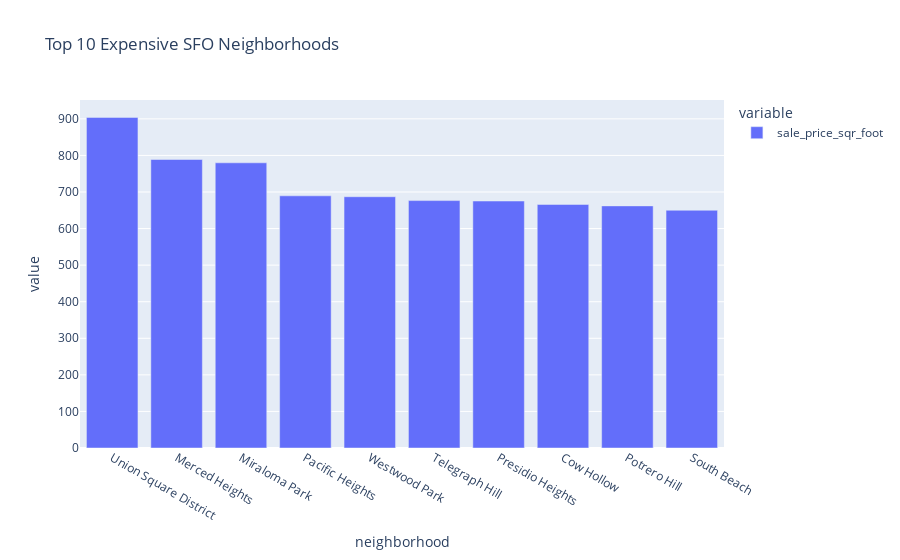

Write notebook code for a chart like this one.
### Code cell
# Plotting the data from the top 10 expensive neighborhoods
px.bar(top_10['sale_price_sqr_foot'], title="Top 10 Expensive SFO Neighborhoods")

### Figure 1 — Plotly figure (JSON) as saved in the notebook; plotly's stock layout.template omitted (floating-point values rounded to 4 significant figures)
{"data": [{"alignmentgroup": "True", "hovertemplate": "variable=sale_price_sqr_foot<br>neighborhood=%{x}<br>value=%{y}<extra></extra>", "legendgroup": "sale_price_sqr_foot", "marker": {"color": "#636efa"}, "name": "sale_price_sqr_foot", "offsetgroup": "sale_price_sqr_foot", "orientation": "v", "showlegend": true, "textposition": "auto", "type": "bar", "x": ["Union Square District", "Merced Heights", "Miraloma Park", "Pacific Heights", "Westwood Park", "Telegraph Hill", "Presidio Heights", "Cow Hollow", "Potrero Hill", "South Beach"], "xaxis": "x", "y": [904.0, 788.8, 779.8, 689.6, 687.1, 676.5, 675.4, 666.0, 662.0, 650.1], "yaxis": "y"}], "layout": {"barmode": "relative", "legend": {"title": {"text": "variable"}, "tracegroupgap": 0}, "title": {"text": "Top 10 Expensive SFO Neighborhoods"}, "xaxis": {"anchor": "y", "domain": [0, 1], "title": {"text": "neighborhood"}}, "yaxis": {"anchor": "x", "domain": [0, 1], "title": {"text": "value"}}}}
